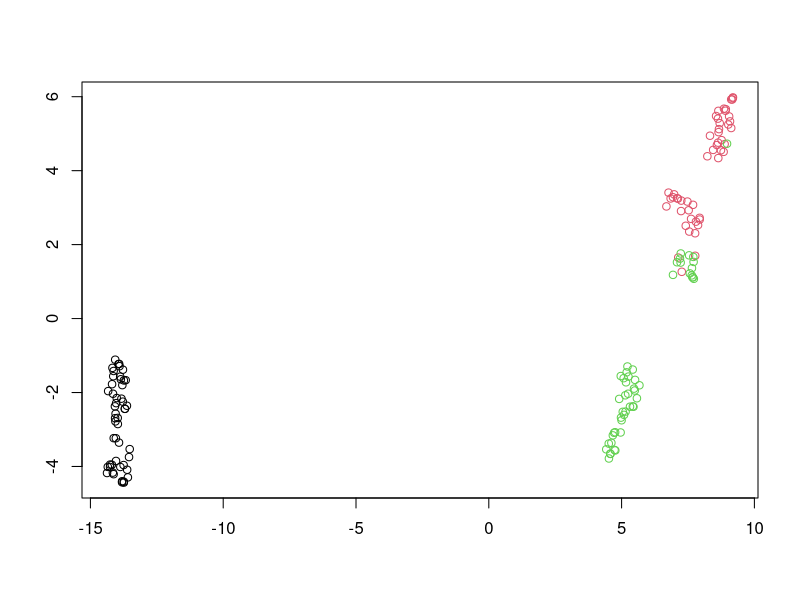
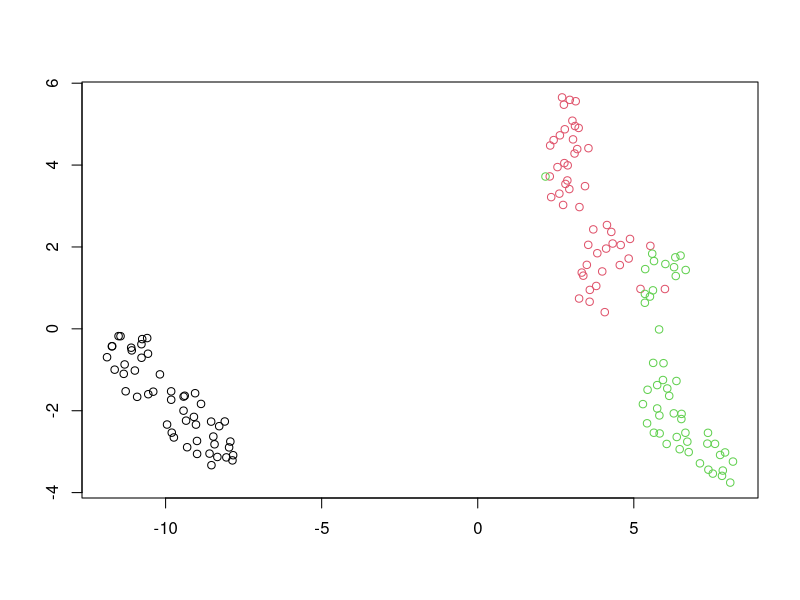
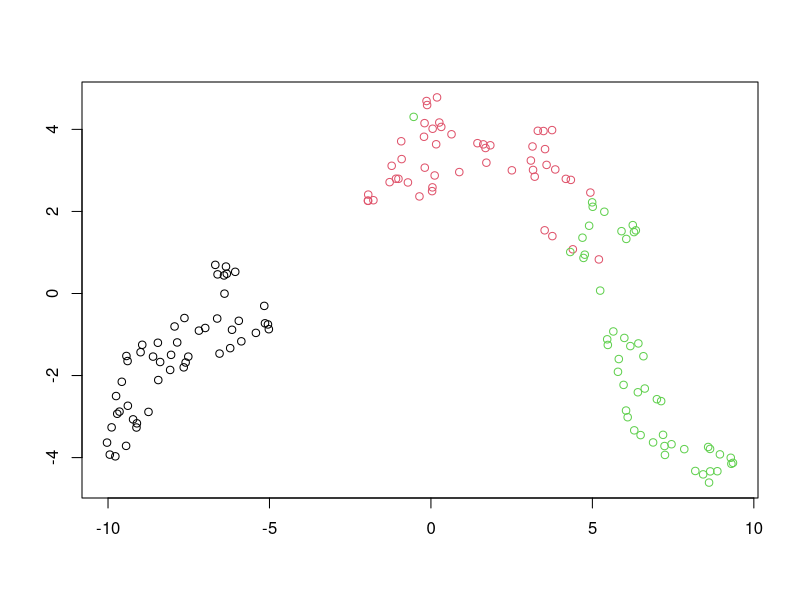
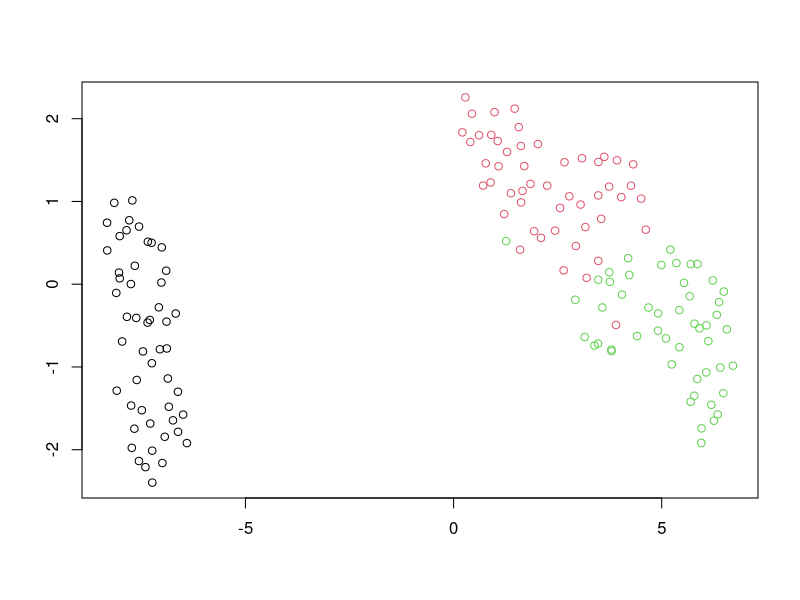
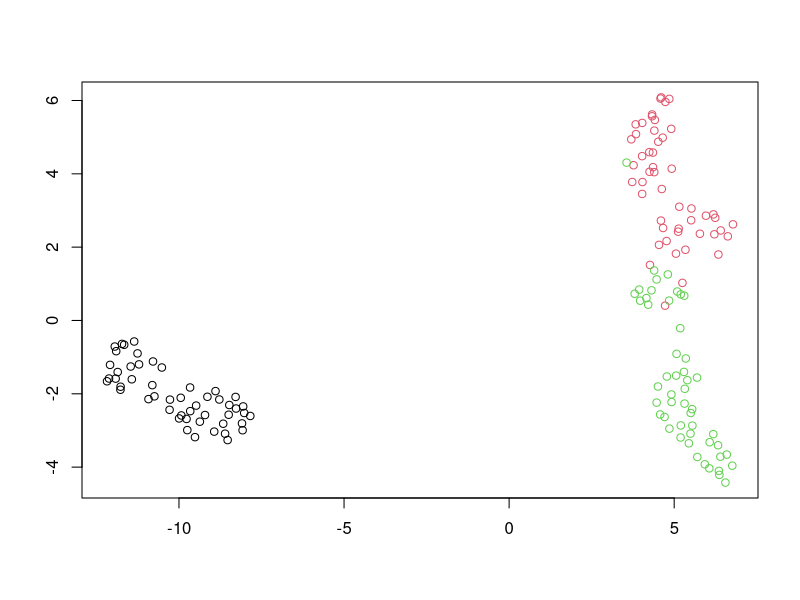
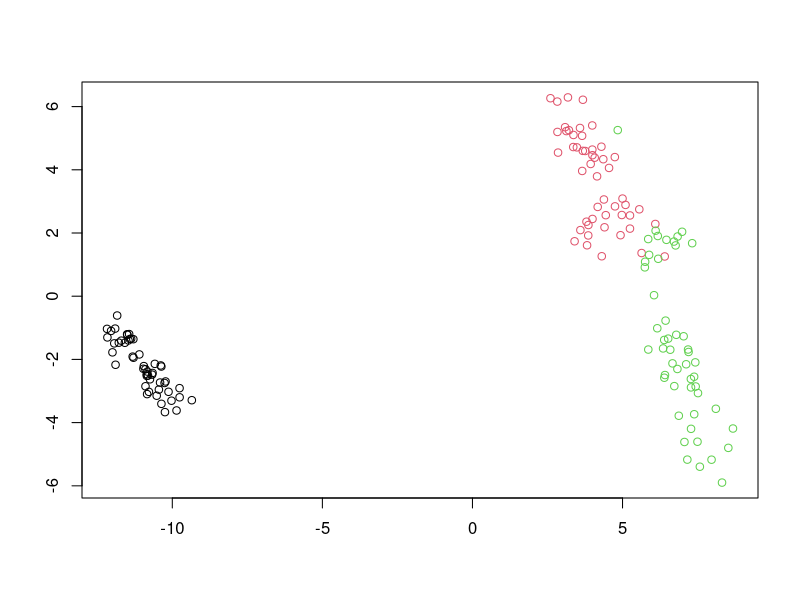
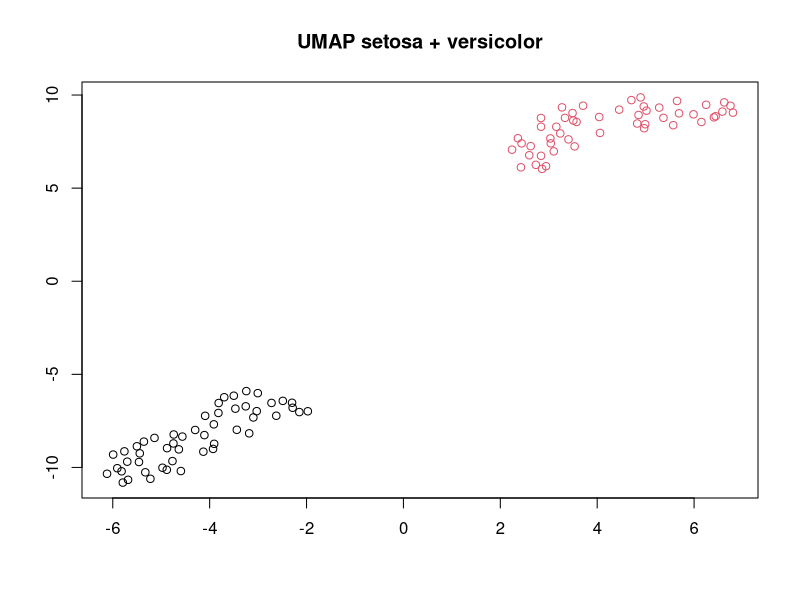
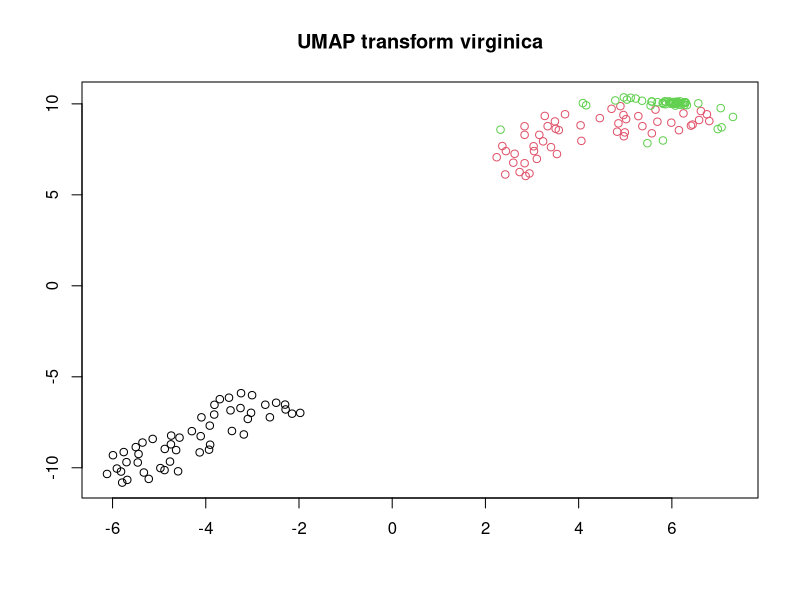

Recreate these plots in R, in order. (Note: this script raises an error after producing the figures.)
## ---- chunk 1
knitr::opts_chunk$set(
  collapse = TRUE,
  comment = "#>"
)
## ---- chunk 2
library(uwot)
## ---- chunk 3
kabsch <- function(pm, qm) {
  pm_dims <- dim(pm)
  if (!all(dim(qm) == pm_dims)) {
    stop(call. = TRUE, "Point sets must have the same dimensions")
  }
  # The rotation matrix will have (ncol - 1) leading ones in the diagonal
  diag_ones <- rep(1, pm_dims[2] - 1)

  # center the points
  pm <- scale(pm, center = TRUE, scale = FALSE)
  qm <- scale(qm, center = TRUE, scale = FALSE)

  am <- crossprod(pm, qm)

  svd_res <- svd(am)
  # use the sign of the determinant to ensure a right-hand coordinate system
  d <- determinant(tcrossprod(svd_res$v, svd_res$u))$sign
  dm <- diag(c(diag_ones, d))

  # rotation matrix
  um <- svd_res$v %*% tcrossprod(dm, svd_res$u)

  # Rotate and then translate to the original centroid location of qm
  sweep(t(tcrossprod(um, pm)), 2, -attr(qm, "scaled:center"))
}
iris_pca2 <- prcomp(iris[, 1:4])$x[, 1:2]
plot_umap <- function(coords, col = iris$Species, pca = iris_pca2) {
  plot(kabsch(coords, pca), col = col, xlab = "", ylab = "")
}
## ---- chunk 4
set.seed(42)
iris_umap <- umap(iris)
plot_umap(iris_umap)
## ---- chunk 5
set.seed(42)
iris_umap_md05 <- umap(iris, min_dist = 0.3)
plot_umap(iris_umap_md05)
## ---- chunk 6
set.seed(42)
iris_umap_nbrs5 <- umap(iris, n_neighbors = 5, min_dist = 0.3)
plot_umap(iris_umap_nbrs5)
## ---- chunk 7
set.seed(42)
iris_umap_nbrs100 <- umap(iris, n_neighbors = 100, min_dist = 0.3)
plot_umap(iris_umap_nbrs100)
## ---- chunk 8
set.seed(42)
iris_umap_spca <-
  umap(iris,
    init = "spca",
    init_sdev = "range",
    min_dist = 0.3
  )
plot_umap(iris_umap_spca)
## ---- chunk 9
set.seed(42)
iris_umapds <- umap(iris, min_dist = 0.3, dens_scale = 0.5)
plot_umap(iris_umapds)
## ---- chunk 10
set.seed(42)

iris_train <- iris[iris$Species %in% c("setosa", "versicolor"), ]
iris_train_umap <-
  umap(iris_train, min_dist = 0.3, ret_model = TRUE)
plot(
  iris_train_umap$embedding,
  col = iris_train$Species,
  xlab = "",
  ylab = "",
  main = "UMAP setosa + versicolor"
)
## ---- chunk 11
iris_test <- iris[iris$Species == "virginica", ]
set.seed(42)
iris_test_umap <- umap_transform(iris_test, iris_train_umap)
plot(
  rbind(iris_train_umap$embedding, iris_test_umap),
  col = iris$Species,
  xlab = "",
  ylab = "",
  main = "UMAP transform virginica"
)
## ---- chunk 12
knitr::include_graphics("mnist-py.png")
## ---- chunk 13
knitr::include_graphics("mnist-r.png")
